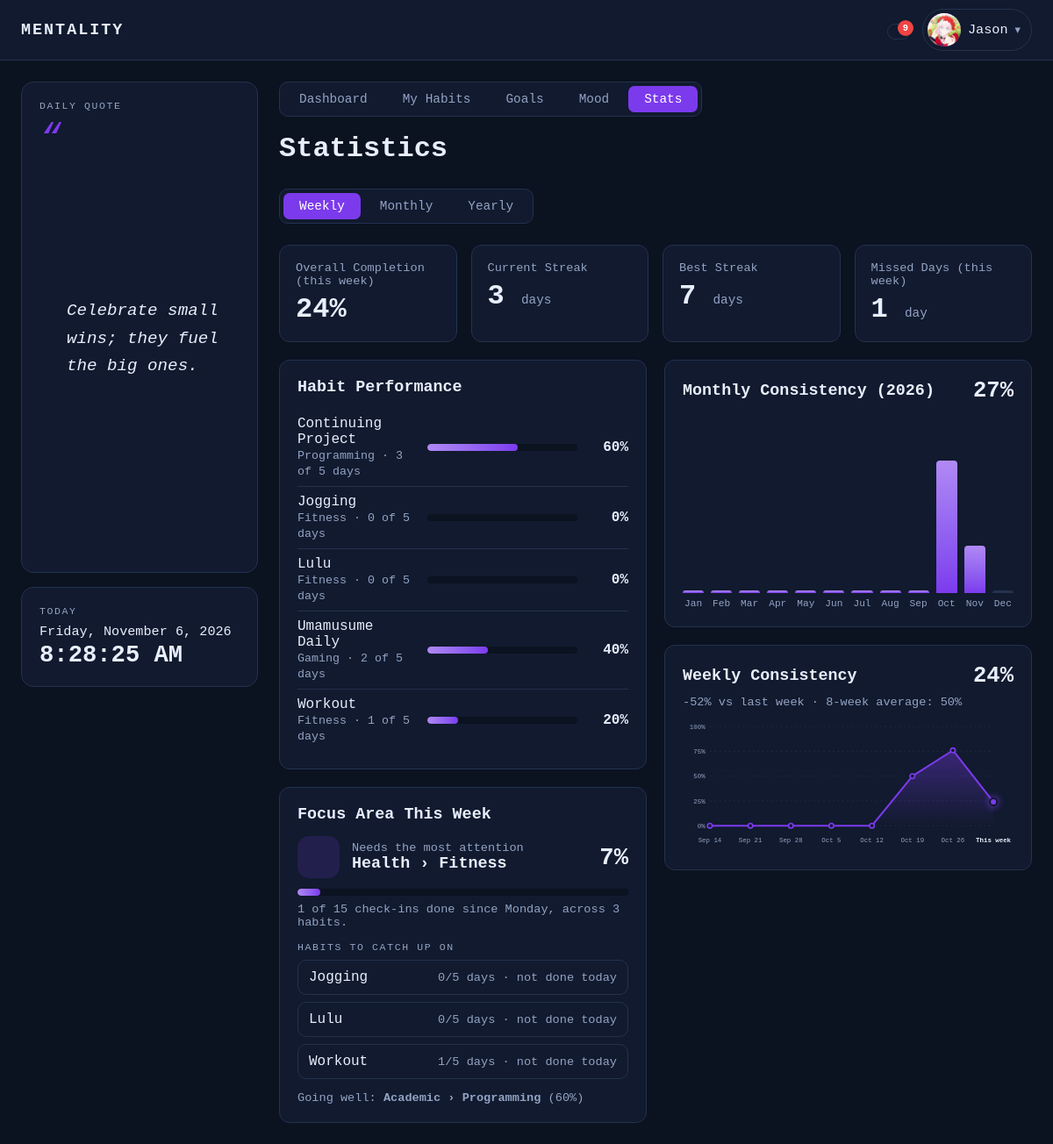
The page /stats.php (signed in) on the database its author committed.
### tables this page shows
CREATE TABLE `habits` (
  `habit_id` int(10) unsigned NOT NULL AUTO_INCREMENT,
  `user_id` int(10) unsigned NOT NULL,
  `category_id` int(10) unsigned NOT NULL,
  `name` varchar(100) NOT NULL,
  `details` text DEFAULT NULL,
  `is_active` tinyint(1) NOT NULL DEFAULT 1,
  `created_at` timestamp NOT NULL DEFAULT current_timestamp(),
  PRIMARY KEY (`habit_id`),
  KEY `fk_habits_user` (`user_id`),
  KEY `fk_habits_category` (`category_id`),
  CONSTRAINT `fk_habits_category` FOREIGN KEY (`category_id`) REFERENCES `habit_categories` (`category_id`),
  CONSTRAINT `fk_habits_user` FOREIGN KEY (`user_id`) REFERENCES `users` (`user_id`) ON DELETE CASCADE
);

CREATE TABLE `habit_categories` (
  `category_id` int(10) unsigned NOT NULL AUTO_INCREMENT,
  `name` varchar(50) NOT NULL,
  `parent_id` int(10) unsigned DEFAULT NULL,
  PRIMARY KEY (`category_id`),
  KEY `fk_category_parent` (`parent_id`),
  CONSTRAINT `fk_category_parent` FOREIGN KEY (`parent_id`) REFERENCES `habit_categories` (`category_id`) ON DELETE SET NULL
);

### stats.php (the view, shortened to what the rows shown need)
<?php
require_once __DIR__ . '/includes/layout.php';
$uid = (int)$_SESSION['user_id'];
$period = $_GET['period'] ?? 'week';
$today    = new DateTimeImmutable('today');
$todayStr = $today->format('Y-m-d');
if ($period === 'month')      { $start = $today->modify('first day of this month'); $periodLabel = 'this month'; }
elseif ($period === 'year')   { $start = new DateTimeImmutable($today->format('Y') . '-01-01'); $periodLabel = 'this year'; }
else                          { $start = new DateTimeImmutable('monday this week'); $periodLabel = 'this week'; }
$startStr = $start->format('Y-m-d');
$stmt = $pdo->prepare(
    'WITH period AS (
         SELECT CAST(? AS DATE) AS p_start, CAST(? AS DATE) AS p_end
     )
     SELECT h.habit_id, h.name, c.name AS category_name,
            DATEDIFF(p.p_end, GREATEST(p.p_start, DATE(h.created_at))) + 1 AS days_tracked,
            COUNT(CASE WHEN l.completed = 1 THEN 1 END) AS done
     FROM period p
     JOIN habits h ON h.user_id = ? AND h.is_active = 1 AND DATE(h.created_at) <= p.p_end
     JOIN habit_categories c ON c.category_id = h.category_id
     LEFT JOIN habit_logs l ON l.habit_id = h.habit_id
          AND l.log_date BETWEEN GREATEST(p.p_start, DATE(h.created_at)) AND p.p_end
     GROUP BY h.habit_id, h.name, c.name, h.created_at, p.p_start, p.p_end
     ORDER BY h.name'
);
$stmt->execute([$startStr, $todayStr, $uid]);
$habits = $stmt->fetchAll();
$stmt = $pdo->prepare('SELECT MIN(DATE(created_at)) FROM habits WHERE user_id = ?');
$stmt->execute([$uid]);
$firstHabitDate = $stmt->fetchColumn();
$year = (int)$today->format('Y');
$stmt = $pdo->prepare(
    'SELECT MONTH(l.log_date) AS m, COUNT(*) AS ticks
     FROM habit_logs l JOIN habits h ON h.habit_id = l.habit_id
     WHERE h.user_id = ? AND h.is_active = 1 AND l.completed = 1 AND YEAR(l.log_date) = ?
     GROUP BY MONTH(l.log_date)'
);
$stmt->execute([$uid, $year]);
$ticksByMonth = [];
foreach ($stmt->fetchAll() as $r) { $ticksByMonth[(int)$r['m']] = (int)$r['ticks']; }
$stmt = $pdo->prepare('SELECT DATE(created_at) FROM habits WHERE user_id = ? AND is_active = 1');
$stmt->execute([$uid]);
$habitDates = $stmt->fetchAll(PDO::FETCH_COLUMN);
$months = [];
for ($m = 1; $m <= 12; $m++) {
    $mStart = new DateTimeImmutable(sprintf('%04d-%02d-01', $year, $m));
    $mStartStr = $mStart->format('Y-m-d');
    $mEndStr = min($mStart->modify('last day of this month')->format('Y-m-d'), $todayStr);
    $days = 0;
    if ($mStartStr <= $todayStr) {
        foreach ($habitDates as $created) {
            $from = max($mStartStr, $created);
            if ($from <= $mEndStr) { $days += (new DateTimeImmutable($from))->diff(new DateTimeImmutable($mEndStr))->days + 1; }
        }
    }
    $pct = $days > 0 ? min(100, (int)round(($ticksByMonth[$m] ?? 0) / $days * 100)) : 0;
    $months[$m] = ['label' => $mStart->format('M'), 'pct' => $pct, 'future' => $mStartStr > $todayStr];
}
$thisMonthPct = $months[(int)$today->format('n')]['pct'];
$weeksN     = 8;
$thisMonday = new DateTimeImmutable('monday this week');
$rangeStart = $thisMonday->modify('-' . ($weeksN - 1) . ' weeks');
$stmt = $pdo->prepare(
    'SELECT l.log_date, COUNT(*) AS c
     FROM habit_logs l JOIN habits h ON h.habit_id = l.habit_id
     WHERE h.user_id = ? AND h.is_active = 1 AND l.completed = 1 AND l.log_date BETWEEN ? AND ?
     GROUP BY l.log_date'
);
$stmt->execute([$uid, $rangeStart->format('Y-m-d'), $todayStr]);
$ticksByDay = [];
foreach ($stmt->fetchAll() as $r) { $ticksByDay[$r['log_date']] = (int)$r['c']; }
$weekly = [];
for ($i = 0; $i < $weeksN; $i++) {
    $ws    = $rangeStart->modify("+$i weeks");
    $wsStr = $ws->format('Y-m-d');
    $weEnd = min($ws->modify('+6 days')->format('Y-m-d'), $todayStr);
    $ticks = 0; $days = 0;
    for ($d = $ws; $d->format('Y-m-d') <= $weEnd; $d = $d->modify('+1 day')) { $ticks += $ticksByDay[$d->format('Y-m-d')] ?? 0; }
    foreach ($habitDates as $created) {
        $from = max($wsStr, $created);
        if ($from <= $weEnd) { $days += (new DateTimeImmutable($from))->diff(new DateTimeImmutable($weEnd))->days + 1; }
    }
    $weekly[] = ['label' => $ws->format('M j'), 'has' => $days > 0, 'current' => ($i === $weeksN - 1),
                 'pct'   => $days > 0 ? min(100, (int)round($ticks / $days * 100)) : 0];
}
$weekNow  = $weekly[$weeksN - 1]['pct'];
$wStart = $thisMonday->format('Y-m-d');
$stmt = $pdo->prepare(
    'SELECT t.category_id, c.name AS category_name, p.name AS parent_name,
            COUNT(*) AS habits, SUM(t.days_tracked) AS days, SUM(t.done) AS done,
            ROUND(SUM(t.done) / SUM(t.days_tracked) * 100) AS pct
     FROM (
         SELECT h.habit_id, h.category_id,
                DATEDIFF(CAST(? AS DATE), GREATEST(CAST(? AS DATE), DATE(h.created_at))) + 1 AS days_tracked,
                (SELECT COUNT(*) FROM habit_logs l
                 WHERE l.habit_id = h.habit_id AND l.completed = 1
                   AND l.log_date BETWEEN GREATEST(CAST(? AS DATE), DATE(h.created_at)) AND CAST(? AS DATE)) AS done
         FROM habits h
         WHERE h.user_id = ? AND h.is_active = 1 AND DATE(h.created_at) <= CAST(? AS DATE)
     ) t
     JOIN habit_categories c ON c.category_id = t.category_id
     LEFT JOIN habit_categories p ON p.category_id = c.parent_id
     GROUP BY t.category_id, c.name, p.name
     HAVING SUM(t.days_tracked) > 0
     ORDER BY pct ASC, days DESC'
);
$stmt->execute([$todayStr, $wStart, $wStart, $todayStr, $uid, $todayStr]);
$areas = $stmt->fetchAll();
$stmt = $pdo->prepare(
    'SELECT h.habit_id, h.name, h.category_id,
            DATEDIFF(CAST(? AS DATE), GREATEST(CAST(? AS DATE), DATE(h.created_at))) + 1 AS days_tracked,
            (SELECT COUNT(*) FROM habit_logs l
             WHERE l.habit_id = h.habit_id AND l.completed = 1
               AND l.log_date BETWEEN GREATEST(CAST(? AS DATE), DATE(h.created_at)) AND CAST(? AS DATE)) AS done,
            (SELECT COUNT(*) FROM habit_logs l2
             WHERE l2.habit_id = h.habit_id AND l2.completed = 1 AND l2.log_date = CAST(? AS DATE)) AS done_today
     FROM habits h
     WHERE h.user_id = ? AND h.is_active = 1 AND DATE(h.created_at) <= CAST(? AS DATE)'
);
$stmt->execute([$todayStr, $wStart, $wStart, $todayStr, $todayStr, $uid, $todayStr]);
$weekHabits = $stmt->fetchAll();
$focus = null; $strongest = null; $catchUp = [];
if ($areas && (int)$areas[0]['pct'] < 100) {
    $focus = $areas[0];
    foreach ($weekHabits as $wh) {
        if ((int)$wh['category_id'] === (int)$focus['category_id'] && (int)$wh['done'] < (int)$wh['days_tracked']) {
            $wh['pct'] = (int)$wh['days_tracked'] > 0 ? (int)round($wh['done'] / $wh['days_tracked'] * 100) : 0;
            $catchUp[] = $wh;
        }
    }
    usort($catchUp, fn($a, $b) => ($a['pct'] <=> $b['pct']) ?: strcmp($a['name'], $b['name']));
    $catchUp = array_slice($catchUp, 0, 3);
}
?>
<h1>Statistics</h1>
<?php if (!$habits && !$firstHabitDate): ?>
    <div class="panel"><p class="muted">No data yet. <a href="habits.php">Add a habit</a> and start ticking it on your Dashboard to see your stats.</p></div>
<?php else: ?>
<div class="stats-layout">
    <div class="stack">
    <div class="panel">
        <h2>Habit Performance</h2>
        <?php if (!$habits): ?>
            <p class="muted">No active habits in this period.</p>
        <?php else: foreach ($habits as $h): ?>
            <div class="perf-row">
                <div class="perf-name"><?= e($h['name']) ?><br><small class="muted"><?= e($h['category_name']) ?> &middot; <?= (int)$h['done'] ?> of <?= (int)$h['days_tracked'] ?> days</small></div>
                <div class="progress"><div class="bar" style="width: <?= (int)$h['pct'] ?>%"></div></div>
                <div class="perf-pct"><?= (int)$h['pct'] ?>%</div>
            </div>
        <?php endforeach; endif; ?>
    </div>
        <div class="panel">
            <h2>Focus Area This Week</h2>
            <?php if (!$areas): ?>
                <p class="muted">No data for this week yet. Tick a few habits on your Dashboard first.</p>
            <?php elseif (!$focus): ?>
                <p class="muted"><?= icon('check', 18) ?> Perfect week so far: every area is at 100%. Keep it going!</p>
            <?php else: ?>
                <?php if ($catchUp): ?>
                    <?php foreach ($catchUp as $c): ?>
                        <a class="catch-row" href="dashboard.php">
                            <span><?= e($c['name']) ?></span>
                            <span class="muted small"><?= (int)$c['done'] ?>/<?= (int)$c['days_tracked'] ?> days<?= (int)$c['done_today'] ? ' &middot; done today' : ' &middot; not done today' ?></span>
                        </a>
                    <?php endforeach; ?>
                <?php endif; ?>
            <?php endif; ?>
        </div>
    </div>
    <div class="stack">
    <div class="panel">
        <div class="panel-head"><h2>Monthly Consistency (<?= $year ?>)</h2><span class="big-pct"><?= $thisMonthPct ?>%</span></div>
    </div>
        <div class="panel">
            <div class="panel-head"><h2>Weekly Consistency</h2><span class="big-pct"><?= $weekNow ?>%</span></div>
        </div>
    </div>
</div>
<?php endif; ?>

### rows shown on the page
habits: name "Continuing Project", category.name "Programming", done "3", days_tracked "5", pct "60"
habits: name "Jogging", category.name "Fitness", done "0", days_tracked "5", pct "0"
habits: name "Lulu", category.name "Fitness", done "0", days_tracked "5", pct "0"
habits: name "Umamusume Daily", category.name "Gaming", done "2", days_tracked "5", pct "40"
habits: name "Workout", category.name "Fitness", done "1", days_tracked "5", pct "20"

### other values the page prints
$bellCount "9"
$name "Jason"
daily_quote() "Celebrate small wins; they fuel the big ones."
$label "Dashboard"
$label "My Habits"
$label "Goals"
$label "Mood"
$label "Stats"
$periodLabel "this week"
$overall "24"
$currentStreak "3"
$bestStreak "7"
$missed "1"
$areaLabel($focus) "Health › Fitness"
$focus['pct'] "7"
